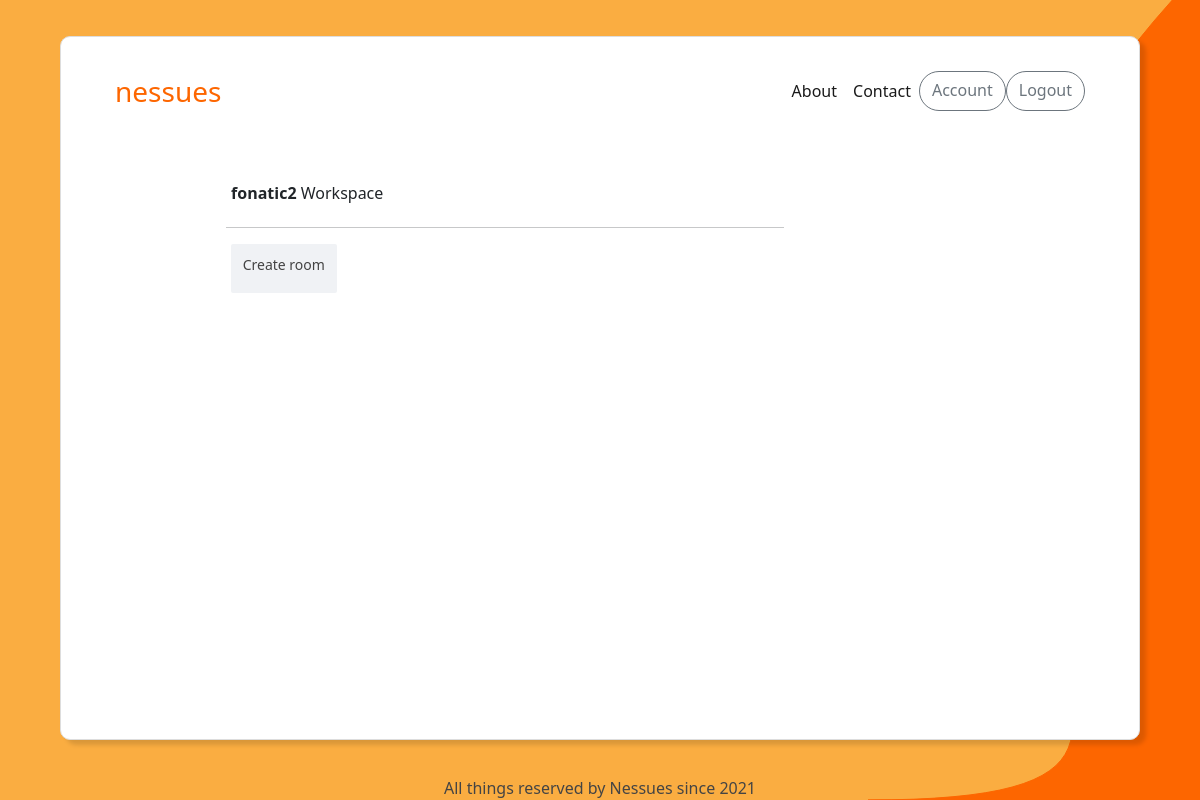
The app's page /rooms/ (signed in), older data.
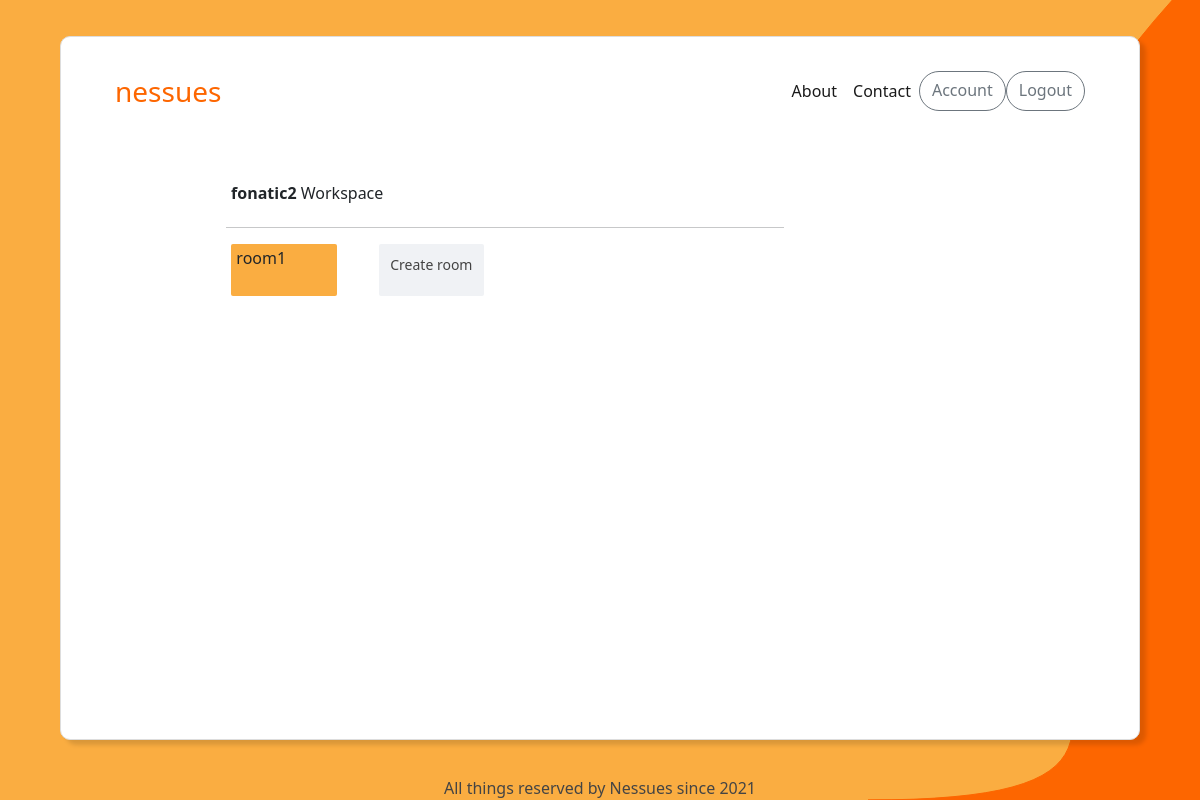
The same page, newer data.
### nessues_app/models.py (models this page shows, shortened)
class Room(models.Model):
    id = models.AutoField(primary_key=True)
    name = models.CharField(max_length=21)
    date_created = models.DateField(auto_now_add=True)
    description = models.CharField(max_length=32, blank=True, null=True)
    owner = models.ForeignKey(
        User,
        on_delete=models.CASCADE
    )
    class Meta:
        ordering = ['id']

### nessues_app/views.py (the view, shortened to what this page needs)
# urls.py: path('rooms/', login_required(views.RoomsView.as_view()), name='rooms'),
class RoomsView(TemplateView):
    template_name = 'nessues_app/mono_rooms.html'
    title = 'rooms'
    create_room_class = CreateRoomForm
    def get(self, request, *args, **kwargs):
        available_rooms = Room.objects.filter(owner=self.request.user.id)
        create = self.create_room_class(initial={'owner': self.request.user.id})
        return render(request, self.template_name, {'title': self.title, 'available_rooms': available_rooms, 'create': create})

### templates/nessues_app/mono_rooms.html (shortened to what this page needs)
{% extends "base.html" %}
{% load widget_tweaks %}
{% block content %}
    <div class="workspace-nav">
        <p><b>{{ request.user }}</b> Workspace</p>
    </div>
    <hr style="width: 53%; margin-left: 14.5%;">
    <div class="container-monorooms-data">
        {% for data in available_rooms %}
            <a href="{% url 'tables' redirected_from='room' key_id=data.id %}">
                <div class="data_cubes">
                    <p>{{ data.name }}</p>
                </div>
            </a>
        {% endfor %}
        <a data-toggle="modal" data-target="#createRoomModal" class="createRoom">
            <div class="data_cubes new_room">
                <p class="create_new_room-text">Create room</p>
            </div>
        </a>
    </div>
{% endblock content %}

Row changes from the older to the newer data that the page shows:
added Room: name "room1"
